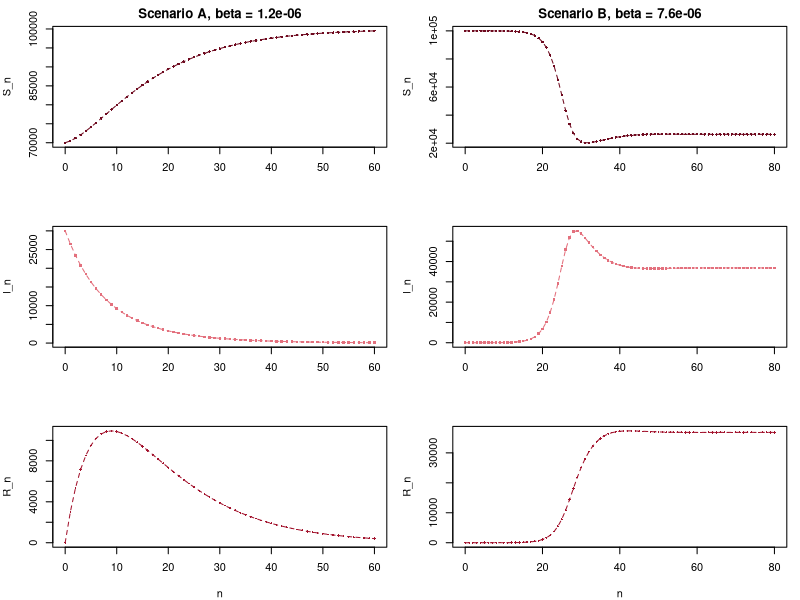

This chart was generated by the following R code:
# Fig. 2.15: SIR model, scenarios A and B (book, Section 2.4, Eq. 2.21)
# S_{n+1} = S_n - beta S_n I_n + alpha N - alpha S_n,  I_{n+1} = I_n + beta S_n I_n - (gamma + alpha) I_n,  R_{n+1} = R_n + gamma I_n - alpha R_n
# N = 100000, alpha = gamma = 0.1;  A: beta = 1.2e-6, S_0 = 70000, I_0 = 30000;  B: beta = 7.6e-6, S_0 = 99999, I_0 = 1
# (c) 2026 Philipp Kügler · Program for the book "Dynamical Systems in the Life Sciences" · MIT License (see LICENSE)
N <- 100000; alpha <- 0.1; gamma <- 0.1

farben <- c(rgb(0.43, 0.04, 0.12), rgb(0.89, 0.44, 0.49), rgb(0.64, 0.08, 0.18)); zeichen <- c(16, 15, 18)
lab <- c("S_n", "I_n", "R_n")
par(mfcol = c(3, 2), mar = c(4, 4, 2, 1))
for (sz in list(list("A", 1.2e-6, 70000, 30000, 60), list("B", 7.6e-6, 99999, 1, 80))) {
  name <- sz[[1]]; beta <- sz[[2]]; M <- sz[[5]]
  X <- matrix(0, 3, M + 1)               # rows: S, I, R
  X[, 1] <- c(sz[[3]], sz[[4]], N - sz[[3]] - sz[[4]])
  for (k in 1:M) {
    S <- X[1, k]; I <- X[2, k]; R <- X[3, k]
    X[, k + 1] <- c(S - beta * S * I + alpha * N - alpha * S,
                    I + beta * S * I - (gamma + alpha) * I,
                    R + gamma * I - alpha * R)
  }
  R0 <- beta * N / (gamma + alpha)       # basic reproduction number
  cat(sprintf("Scenario %s: R_0 = %.1f,  (S, I, R) after %d steps = (%.0f, %.0f, %.0f)\n", name, R0, M, X[1, M + 1], X[2, M + 1], X[3, M + 1]))
  for (z in 1:3) {
    plot(0:M, X[z, ], type = "o", lty = 2, pch = zeichen[z], cex = 0.5, col = farben[z], xlab = if (z == 3) "n" else "", ylab = lab[z],
         main = if (z == 1) sprintf("Scenario %s, beta = %g", name, beta) else "")
  }
}
